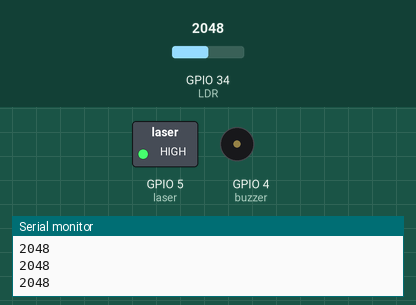
This sketch was run on a simulated ESP32. On the bench: switched loads named in the sketch (green lamp = pin HIGH), buzzer (waves = sounding), the last lines printed to the serial monitor. Inputs (shaded band) come from the test bench; at power-on: GPIO 34 (LDR) = 2048. WiFi joins after 1.5 s; servers stay silent unless stated.

Above: at 2.7 s.
2.8 s: GPIO 34 (LDR) set to 1048
4.3 s: GPIO 34 (LDR) set to 945
At 4.6 s:
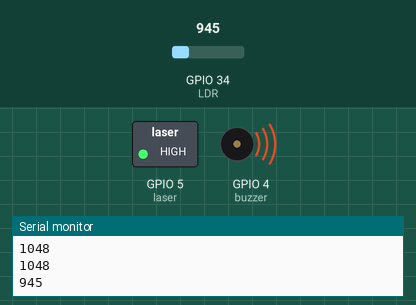
5.8 s: GPIO 34 (LDR) set to 1040
At 7.0 s:
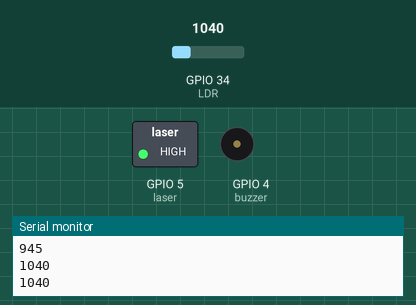
7.3 s: GPIO 34 (LDR) set to 960
At 8.1 s:
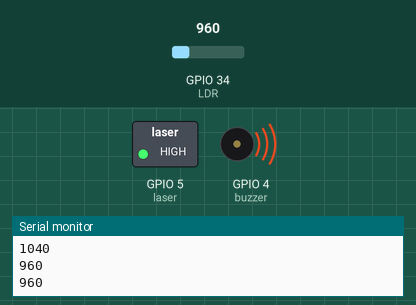
Timing chart, 0 to 9.8 s (numbered marks = the images above; inputs shaded):
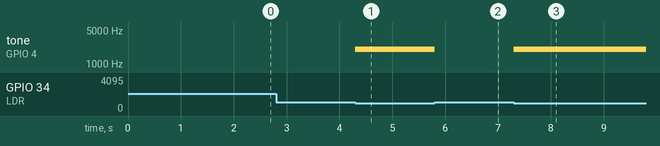

Measured:
- the behaviour switches between 1000 and 999 on GPIO 34 (LDR) (found by bisection; images 0 and 1)
- after the input at 4.3 s, tone on GPIO 4 (buzzer): silent → 2000 Hz at once
- after the input at 5.8 s, tone on GPIO 4 (buzzer): 2000 Hz → silent at once
- after the input at 7.3 s, tone on GPIO 4 (buzzer): silent → 2000 Hz at once

The sketch:

LaserTripwire.ino
```cpp
#include <WiFi.h>
#include <WebServer.h>

const char* ssid = "NSUT_WIFI";
const char* password = "";

WebServer server(80);

int LDR = 34;
int buzzer = 4;
int laser = 5;

// PWM settings
const int buzzerChannel = 0;
const int buzzerFreq = 2000;      // 2 kHz
const int buzzerResolution = 8;

String tripwireStatus = "INTACT";

void handleRoot() {
  String html = "<!DOCTYPE html><html><head><meta http-equiv='refresh' content='1'>";
  html += "<title>Laser Tripwire</title>";
  html += "<style>body{font-family: Arial; text-align: center; margin-top: 50px;";
  if (tripwireStatus == "BROKEN") {
    html += "background-color: red; color: white;";
  } else {
    html += "background-color: #d4edda; color: #155724;";
  }
  html += "}</style></head><body>";
  html += "<h1>Laser Tripwire Security</h1>";
  html += "<h2>Status: " + tripwireStatus + "</h2>";
  html += "</body></html>";
  server.send(200, "text/html", html);
}

void setup() {
  Serial.begin(115200);

  pinMode(LDR, INPUT);
  pinMode(laser, OUTPUT);
  digitalWrite(laser, HIGH);

  ledcAttach(buzzer, buzzerFreq, buzzerResolution);

  WiFi.begin(ssid, password);
  Serial.print("Connecting to WiFi");
  while (WiFi.status() != WL_CONNECTED) {
    delay(500);
    Serial.print(".");
  }
  Serial.println("\nWiFi connected! IP address: ");
  Serial.println(WiFi.localIP());

  server.on("/", handleRoot);
  server.begin();
}

void loop() {
  server.handleClient();

  int value = analogRead(LDR);

  static unsigned long lastPrint = 0;
  if (millis() - lastPrint > 500) {
    Serial.println(value);
    lastPrint = millis();
  }

  if (value < 1000) {
    tripwireStatus = "BROKEN";
    ledcWrite(buzzer, 128);   // 50% duty cycle -> buzzer ON
  } else {
    tripwireStatus = "INTACT";
    ledcWrite(buzzer, 0);     // buzzer OFF
  }
}
```
